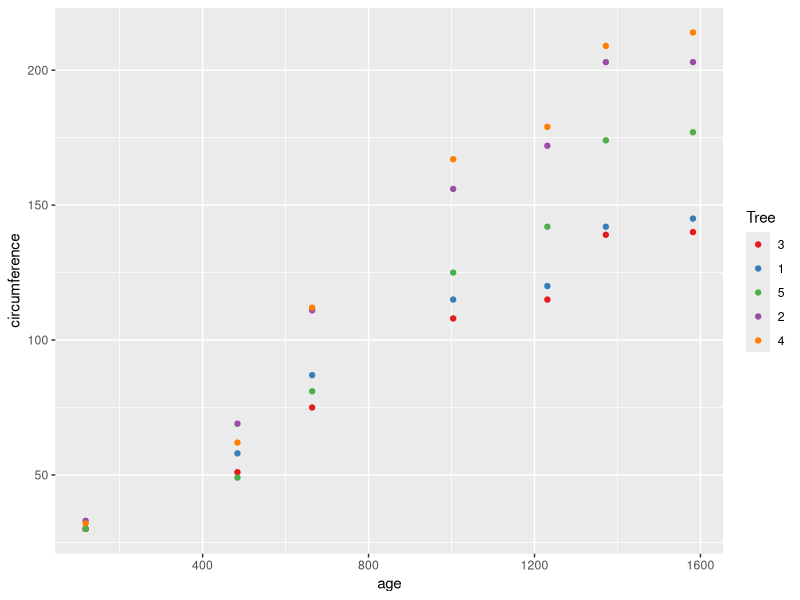
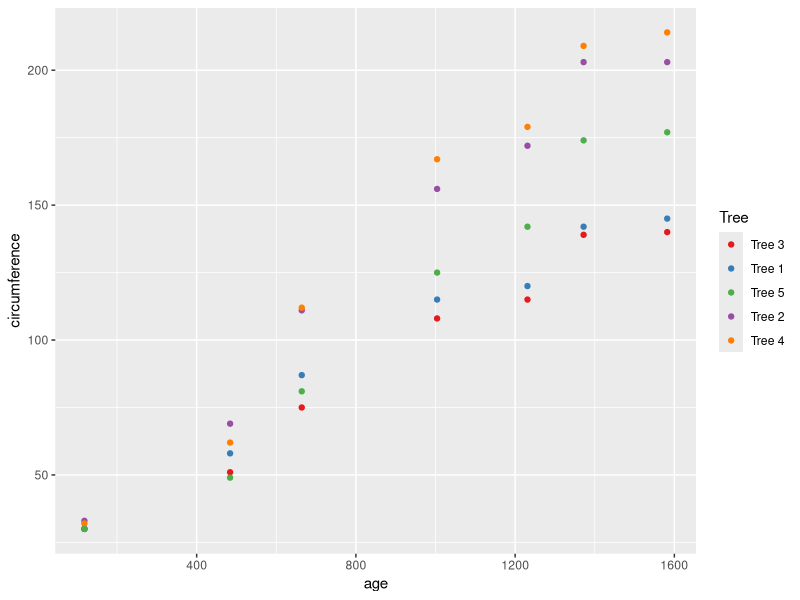

Source code (R) for these figures, in order:
## ---- chunk 1
library(tidyverse)
## ---- chunk 2
#| output-location: column
Orange %>% 
  ggplot(
    aes(
      age, circumference, colour = Tree
    )
  ) +
  geom_point() +
  scale_colour_brewer(
    palette = "Set1"
  )
## ---- chunk 3
#| output-location: column
Orange %>% 
  ggplot(
    aes(
      age, circumference, colour = Tree
    )
  ) +
  geom_point() +
  scale_colour_brewer(
    palette = "Set1",
    labels = \(x) paste("Tree", x)
  )
## ---- chunk 4
flagstats <- c("properly_paired_reads", "unique_alignments")
flagstats %>% 
  str_replace_all("_", " ") %>% 
  str_to_title()
## ---- chunk 5
formals(sd)
## ---- chunk 6
body(sd)
## ---- chunk 7
modify_labels <- function(x) {
  
}
## ---- chunk 8
modify_labels <- function(x) {
  str_replace_all(x, "_", " ")
}
modify_labels(flagstats)
## ---- chunk 9
modify_labels <- function(x) {
  new_x <- str_replace_all(x, "_", " ")
  new_x
}
modify_labels(flagstats)
